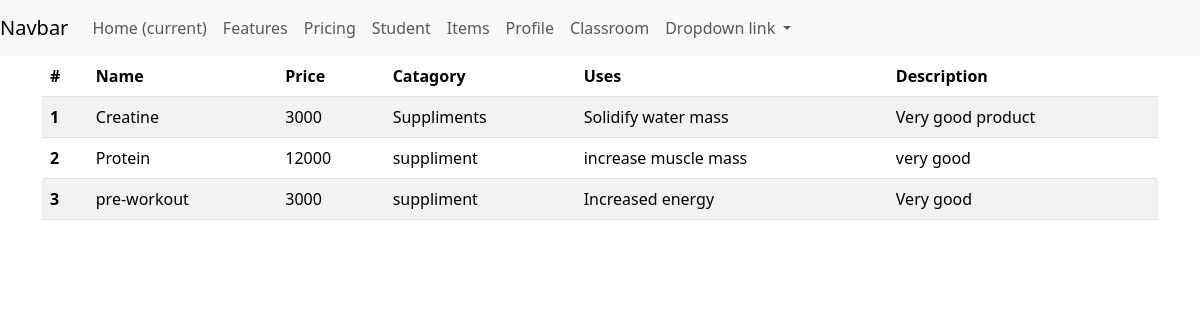
/tables/item/, run on an earlier commit of the app's database.
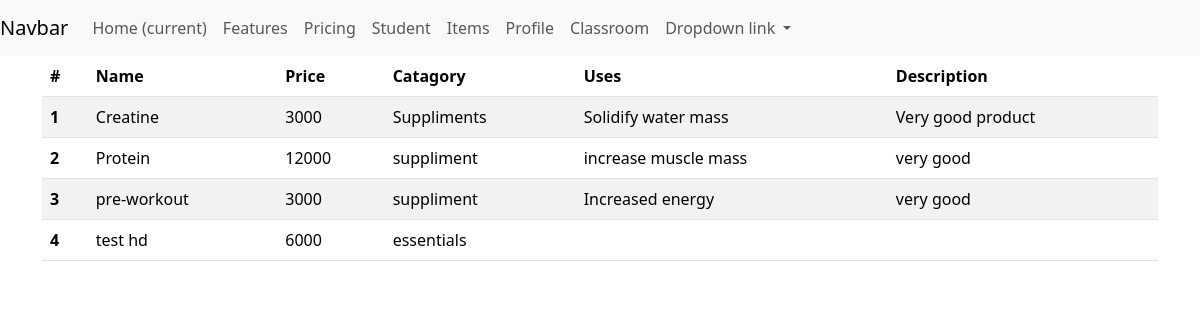
And on a later commit of the database.
### tables/models.py (models this page shows, shortened)
class Items(models.Model):
    name = models.CharField(max_length=20)
    price = models.IntegerField()
    catagory = models.CharField(max_length=30)
    uses = models.TextField()
    description = models.TextField()

### tables/views.py (the view)
# urls.py: path("item/", item, name = "item"),
def item(request):
    items= Items.objects.all()
    return render(request, template_name="tables/item.html", context={"items":items})

### tables/templates/tables/item.html
{% extends 'temp_inheritance/base.html'%}
{% block content %}
<table class="table table-striped table-hover">
    <thead>
      <tr>
        <th scope="col">#</th>
        <th scope="col">Name</th>
        <th scope="col">Price</th>
        <th scope="col">Catagory</th>
        <th scope="col">Uses</th>
        <th scope="col">Description</th>
      </tr>
    </thead>
    <tbody>
        {% for info in items %}
      <tr>
        <th scope="row">{{forloop.counter}}</th>
        <td>{{info.name}}</td>
        <td>{{info.price}}</td>
        <td>{{info.catagory}}</td>
        <td>{{info.uses}}</td>
        <td>{{info.description}}</td>
        {% endfor %}
      </tr>
    </tbody>
  </table>
{% endblock %}

What changed in the data, as far as the page shows it:
changed Items "pre-workout": description "Very good" → "very good"
added Items: name "test hd", price "6000", catagory "essentials"
